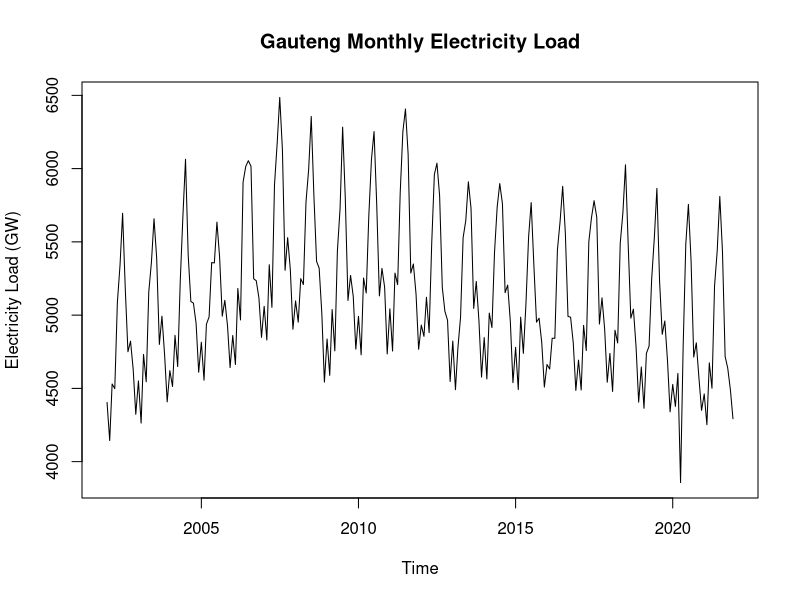

This chart was generated by the following R code: (Note: this script raises an error after producing the figure.)
## ---- chunk 1
electricity_gp = read.csv("electricity_load_gp.csv")
electricity_gp$TIME <- as.POSIXct(strptime(electricity_gp$TIME, format = "%d-%m-%Y", tz = "GMT"))
## ---- chunk 2

plot(electricity_gp$TIME, electricity_gp$CONSUMPTION, type = "l", xlab = "Time", ylab = "Electricity Load (GW)", main = "Gauteng Monthly Electricity Load")
## ---- chunk 3
electricity_gp_ts <- ts(electricity_gp$CONSUMPTION, start = c(2002,01), frequency = 12)
electricity_gp_ts %>% decompose(type="additive") %>%
  autoplot() + xlab("Time") +
  ggtitle("Time Series Decomposition: Electrictity Load Data for Gauteng") +
  theme_bw()
## ---- chunk 4
plot(diff(electricity_gp_ts), main="Gauteng Monthly Electricity Load (Differenced)",xlab="Time", ylab="Electricity Load (GW)")
## ---- chunk 5
train_ec <- electricity_gp[1:192,]
electricity_gp_train <- ts(train_ec$CONSUMPTION, start = c(2002,01), end = c(2017,12), frequency = 12 )
test_ec <- electricity_gp[193:240,]
electricity_gp_test <- ts(test_ec$CONSUMPTION, start = c(2018,01), end = c(2021,12), frequency = 12 )
## ---- chunk 6
Model_ARIMA <- auto.arima(electricity_gp_train, lambda = 0, biasadj = T) #Model Fitting
Model_ARIMA
## ---- chunk 7
Model_ARIMA_forecast <- forecast(Model_ARIMA,h = 48)
## ---- chunk 8
autoplot(Model_ARIMA_forecast)+
  autolayer(fitted(Model_ARIMA_forecast), series = "Fitted")+
  xlab("Time") + ylab("Elecricity Load (GW)") +
  ggtitle("Gauteng Electricity Load: ARIMA forecasts") +
  theme_bw()

## ---- chunk 9
predicted_arima <- as.numeric(Model_ARIMA_forecast$mean) #extracting forecasts from the model
actual_values <- test_ec$CONSUMPTION
AR_df <- data.frame(actual_values,predicted_arima) 
colnames(AR_df) <-c("Actual Load","Predicted Load")

ggscatter(AR_df, x="Actual Load", y="Predicted Load" , add = "reg.line", title = "Actual vs Predicted electricity load: ARIMA Model",conf.int = T, cor.coef = T, cor.method = "pearson")+
  theme_bw()
## ---- chunk 10
Model_ANN <- nnetar(electricity_gp_train) #Model Fitting
Model_ANN
## ---- chunk 11
Model_ANN_forecast <- forecast(Model_ANN, PI=T, h = 48)
## ---- chunk 12
autoplot(Model_ANN_forecast)+
  autolayer(fitted(Model_ANN_forecast), series = "Fitted")+
  xlab("Time") + ylab("Elecricity Load (GW)") +
  ggtitle("Gauteng Electricity Load: ANN forecasts") +
  theme_bw()

## ---- chunk 13
predicted_ann <- as.numeric(Model_ANN_forecast$mean) #extracting forecasts from the model
actual_values <- test_ec$CONSUMPTION
ANN_df <- data.frame(actual_values,predicted_ann) 
colnames(ANN_df) <-c("Actual Load","Predicted Load")

ggscatter(ANN_df, x="Actual Load", y="Predicted Load" , add = "reg.line", title = "Actual vs Predicted electricity load: ANN Model",conf.int = T, cor.coef = T, cor.method = "pearson")+
  theme_bw()
## ---- chunk 14
Model_HYBD <- hybridModel( y = electricity_gp_train,
                                models = "na",
                                n.args = list(repeats = 50, size = 25),
                                a.args = list(lambda="auto", biasadj = TRUE, approximation=FALSE, parallel=F),
                                errorMethod = "MASE") #Model Fitting with 50 iterations

## ---- chunk 15
Model_HYBD_forecast <- forecast(Model_HYBD,PI=F, h = 48)
## ---- chunk 16
autoplot(Model_HYBD_forecast)+
  autolayer(fitted(Model_HYBD_forecast), series = "Fitted")+
  xlab("Time") + ylab("Elecricity Load (GW)") +
  ggtitle("Gauteng Electricity Load: HYBRID forecasts") +
  theme_bw()

## ---- chunk 17
predicted_hybrid <- as.numeric(Model_HYBD_forecast$mean) #extracting forecasts from the model
actual_values <- test_ec$CONSUMPTION
HYBRID_df <- data.frame(actual_values,predicted_hybrid) 
colnames(HYBRID_df) <-c("Actual Load","Predicted Load")

ggscatter(HYBRID_df, x="Actual Load", y="Predicted Load" , add = "reg.line", title = "Actual vs Predicted electricity load: Hybrid Models",conf.int = T, cor.coef = T, cor.method = "pearson")+
  theme_bw()
## ---- chunk 18
mape_arima <- mape(AR_df$`Actual Load`,AR_df$`Predicted Load`) #MAPE for ARIMA
mape_ann <- mape(ANN_df$`Actual Load`,ANN_df$`Predicted Load`) #MAPE for ANN
mape_hybrid <- mape(HYBRID_df$`Actual Load`,HYBRID_df$`Predicted Load`) #MAPE for Hybrid

error_df<-data.frame(c("ARIMA","ANN","HYBRID"),c(mape_arima,mape_ann,mape_hybrid)*100)
colnames(error_df)<- c("Model","MAPE")

kable(error_df,caption = "Summary of error Metrics")
